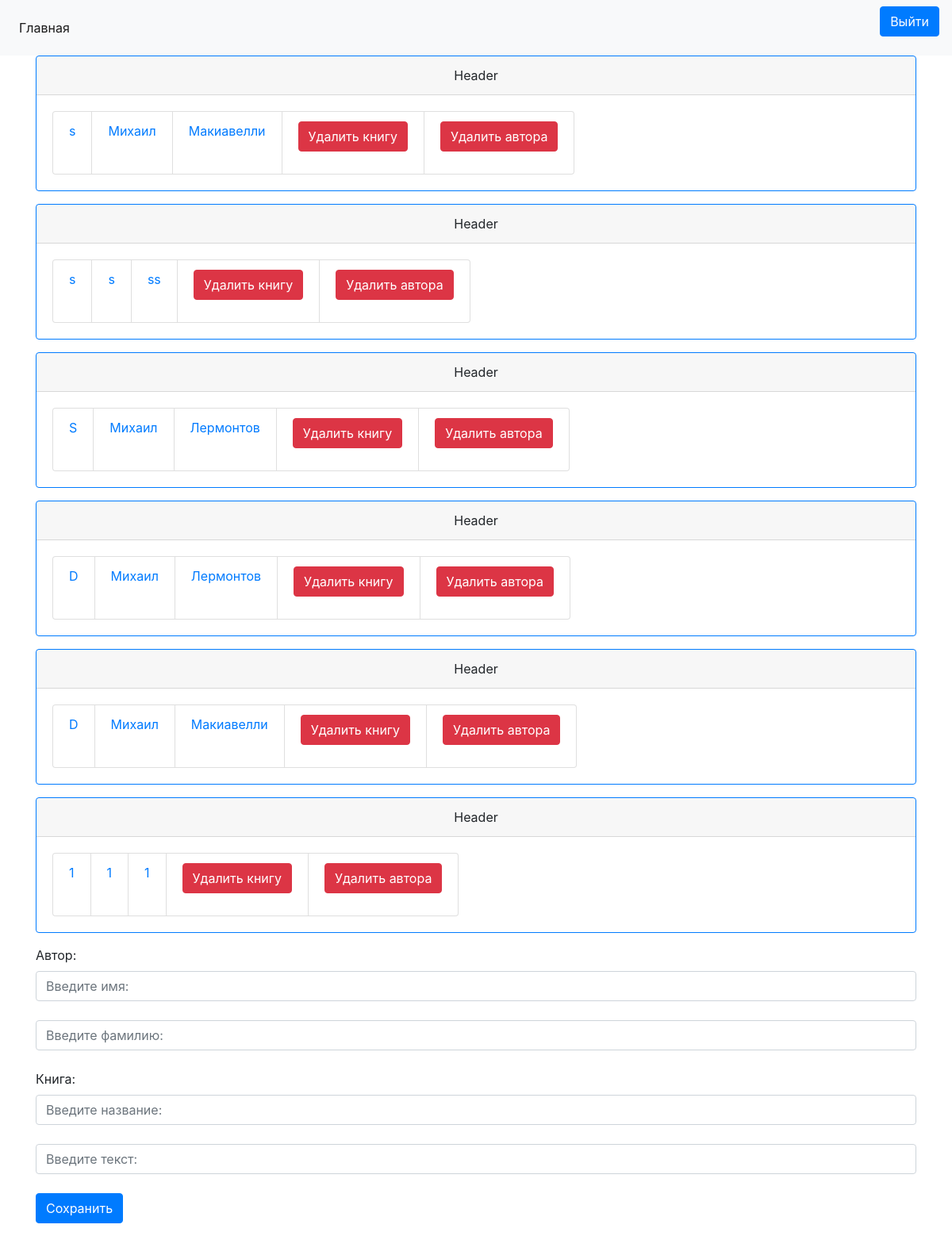
Before: /index/ with the older database file.
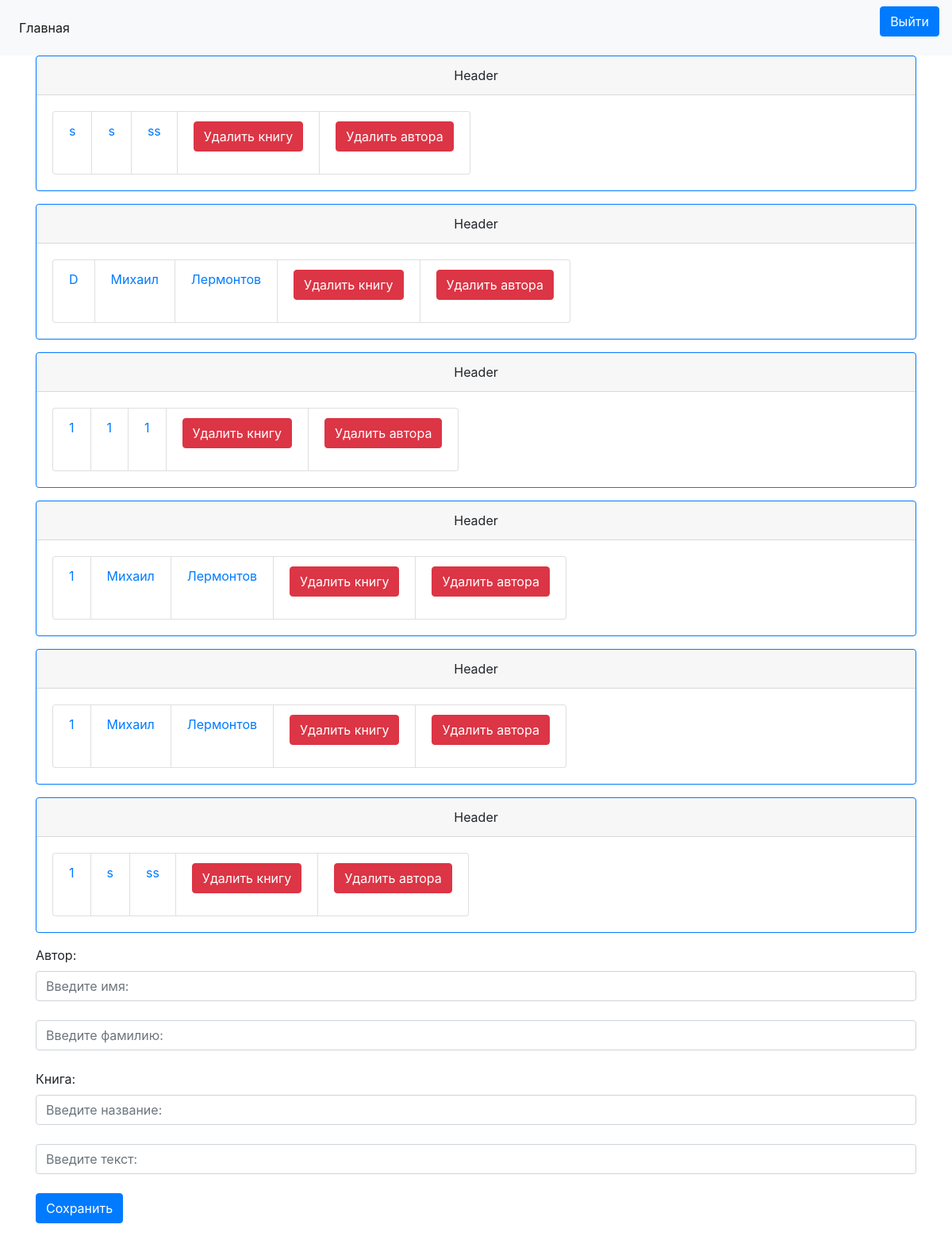
After: the same page with the newer database file.
### first/models.py (models this page shows)
class Book(models.Model):
    name = models.CharField(max_length=200)
    author = models.ForeignKey(Author, on_delete=models.CASCADE)
    text = models.TextField(default='')

class Author(models.Model):
    name = models.CharField(max_length=200)
    surname = models.CharField(max_length=200)

### first/views.py (the view, shortened to what this page needs)
# urls.py: path('', views.index, name='index'),
def index(request):
    if request.method == 'GET':
        book_list = Book.objects.order_by('-name')
        template = loader.get_template('index.html')
        context = {
            'book_list': book_list
        }
        return HttpResponse(template.render(context, request))

### first/templates/index.html (shortened to what this page needs)
<html>
<head>
    <link rel="stylesheet" href="https://stackpath.bootstrapcdn.com/bootstrap/4.3.1/css/bootstrap.min.css" integrtiy="sha384-ggOyR0iXCbMQv3Xipma34MD+dH/1fQ784/j6cY/iJTQUOhcWr7x9JvoRxT2MZw1T">
</head>
<body>
    <nav class="navbar navbar-expand-lg navbar-light bg-light">
       <div class="collapse navbar-collapse" id="navbarSupportedContent">
         <ul class="navbar-nav mr-auto">
           <li class="nav-item active">
             <a class="nav-link" href="">Главная<span class="sr-only">(current)</span></a>
           </li>
                 </ul>
                 <form method="post" action="/logout">
           <input type="submit" name="LogOut" class="btn btn-primary" value="Выйти">
             </form>
           </div>
           </nav>
           <div class="container text-center">
            <div class="row align-items-start">
              <div class="col">
    {% if book_list %}
    {% for book in book_list %}
    <div class="card border-primary mb-3" style="">
        <div class="card-header">Header</div>
        <div class="card-body text-primary">
    <ul class="list-group list-group-horizontal">
        <li class="list-group-item"><a href="/book/{{book.id}}"> {{ book.name }}</a> </li>
        <li class="list-group-item">{{ book.author.name }} </li>
        <li class="list-group-item">{{ book.author.surname }} </li>
        <li class="list-group-item"><form action="{% url 'books:delete_book' book.id %}" method="post">
            <input type="submit" class="btn btn-danger" value="Удалить книгу">
        </form></li>
        <li class="list-group-item"><form action="{% url 'books:delete_author' book.author.id %}" method="post">
            <input type="submit" class="btn btn-danger" value="Удалить автора">
        </form></li>
    </ul>
</div>
</div>
    {% endfor %}
{% else %}
    <p class="card-text">No books are available.</p>
{% endif %}
</div>
</div>
</div>
<div class="container">
    <label>Автор:</label>
<form method="post">{% csrf_token %}
    <input type="text" name="aname" class="form-control" placeholder="Введите имя:" /><br>
    <input type="text" name="surname" class="form-control" placeholder="Введите фамилию:"/><br>
    <label>Книга:</label>
    <input type="text" name="bname" class="form-control" placeholder="Введите название:" /><br>
    <input type="text" name="text" class="form-control" id="exampleFormControlTextarea1" rows="5" placeholder="Введите текст:" /><br>
    <input type="submit"  class="btn btn-primary" value="Сохранить">
</form>
</div>
</body>
</html>

Changed rows visible on the page:
removed Book: name "s", author.name "Михаил", author.surname "Макиавелли"
removed Book: name "S", author.name "Михаил", author.surname "Лермонтов"
removed Book: name "D", author.name "Михаил", author.surname "Макиавелли"
added Book: name "1", author.name "Михаил", author.surname "Лермонтов"
added Book: name "1", author.name "Михаил", author.surname "Лермонтов"
added Book: name "1", author.name "s", author.surname "ss"
